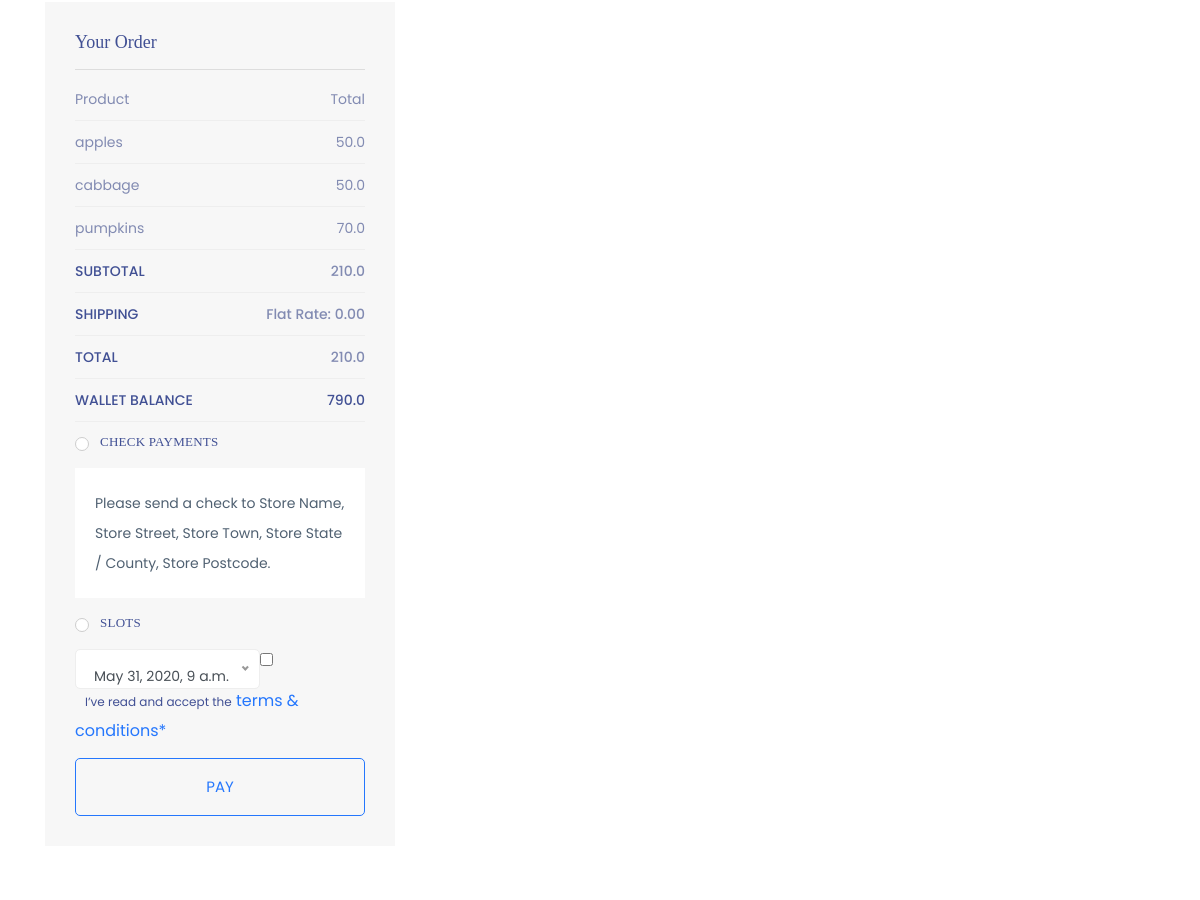
/checkout/ (signed in, middle part), run on an earlier commit of the app's database.
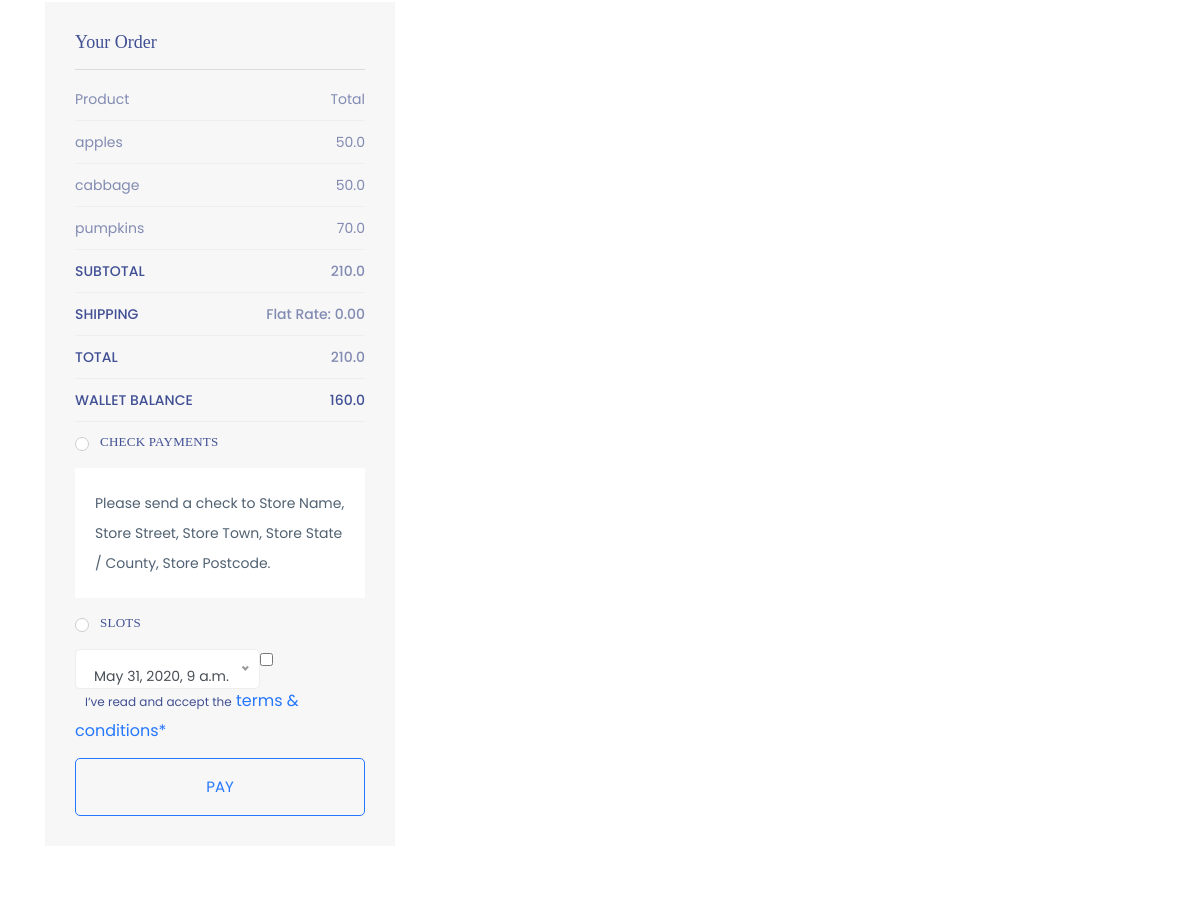
And on a later commit of the database.
### UserActions/models.py (models this page shows)
class UserAttribute(models.Model):
    user = models.ForeignKey(User, on_delete=models.CASCADE)
    role = models.CharField(max_length = 250, blank = True)
    address = models.CharField(max_length = 250, blank = True)
    money =  models.FloatField( blank = True)

### UserActions/views.py (the view)
# urls.py: path('checkout/',views.checked_out,name = 'checkout'),
def checked_out(request):
    if not request.user.is_authenticated:
        return redirect('UserActions:login')
    else:
        cart_items = Cart.objects.filter(cart_id = request.user)
        total_amount = Cart.objects.filter(cart_id = request.user).last().total_amount
        user = UserAttribute.objects.get(user = request.user)
        slots = Slottings.objects.all()
        if(total_amount>user.money):
             messages.error(request, 'Insufficient balance')
        else:
            user.money -= total_amount
            user.save()
        context = {
            'user' : user,
            'itemList':cart_items,
            'total_amount' : total_amount,
            'slots':slots,
        }
        return render(request,'checkout.html',context)

### UserActions/templates/checkout.html (shortened to what this page needs)
{% extends 'base.html' %}
{% load static %}
{% block content %}
  <section class="checkout_area section_padding">
    <div class="container">
          <div class="col-lg-4">
            <div class="order_box">
              <h2>Your Order</h2>
              <ul class="list">
                <li>
                  <a href="#">Product
                    <span>Total</span>
                  </a>
                </li>
                {% for item in itemList%}
                <li>
                  <a href="#">{{item.item.item_name}}
                    <span class="last">{{item.item.item_price}}</span>
                  </a>
                </li>
                {% endfor %}
              </ul>
              <ul class="list list_2">
                <li>
                  <a href="#">Subtotal
                    <span>{{total_amount}}</span>
                  </a>
                </li>
                <li>
                  <a href="#">Shipping
                    <span>Flat rate: 0.00</span>
                  </a>
                </li>
                <li>
                  <a href="#">Total
                    <span>{{total_amount}}</span>
                  </a>
                </li>
                <li>
                  <a href="#">Wallet Balance
                    <span>{{user.money}}</span>
                  </a>
                </li>
              </ul>
              <div class="payment_item">
                <div class="radion_btn">
                  <label for="f-option5">Check payments</label>
                  <div class="check"></div>
                </div>
                <p>
                  Please send a check to Store Name, Store Street, Store Town,
                  Store State / County, Store Postcode.
                </p>
              </div>
              <div class="payment_item active">
                <div class="radion_btn">
                  <label for="f-option6">Slots </label>
                  <div class="check"></div>
                </div>
              </div>
              <div class="creat_account">
                <input type="checkbox" id="f-option4" name="selector" />
                <label for="f-option4">I’ve read and accept the </label>
                <a href="#">terms & conditions*</a>
              </div>
              <a class="btn_3" href="#">Pay</a>
            </div>
          </div>
        </div>
  </section>
{% endblock %}

What changed in the data, as far as the page shows it:
changed UserAttribute: money "790.0" → "160.0"
